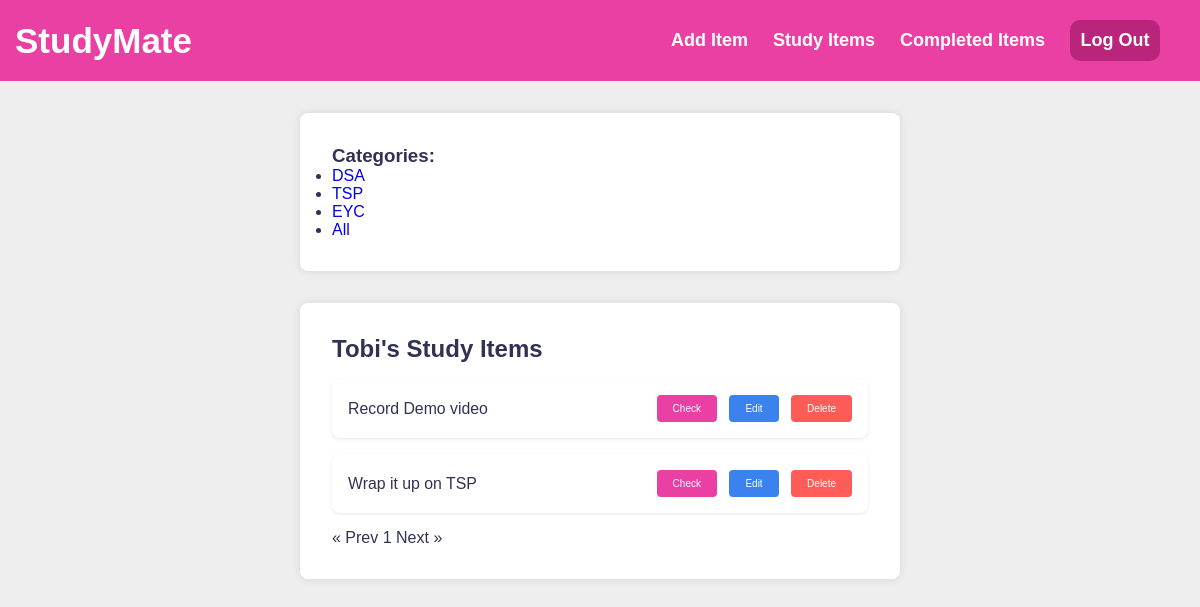
The page /tag/TSP (signed in) on the database its author committed.
### app.py (models this page shows, shortened)
class Tag(db.Model):
    id = db.Column(db.Integer, primary_key=True)
    name = db.Column(db.String(50), unique=True, nullable=False)
    tasks = db.relationship('Task', backref='tag', lazy=True)  # Relationship to Task table

class User(UserMixin, db.Model):
    id = db.Column(db.Integer, primary_key=True)
    username = db.Column(db.String(50), unique=True, nullable=False)
    email = db.Column(db.String(120), unique=True, nullable=False)
    password = db.Column(db.String(255), nullable=False)
    tasks = db.relationship('Task', backref='user', lazy=True)

class Task(db.Model):
    id = db.Column(db.Integer, primary_key=True)
    task = db.Column(db.String(200), nullable=False)
    done = db.Column(db.Boolean, default=False)
    user_id = db.Column(db.Integer, db.ForeignKey('user.id'), nullable=False)
    tag_id = db.Column(db.Integer, db.ForeignKey('tag.id'))  # Foreign key to Tag table

### app.py (the view)
@app.route('/tag/<tag>')
@login_required
def index_with_tag(tag):
    page = request.args.get('page', 1, type=int)  # Get the page number from the URL query parameters
    if tag == 'All':
        tasks_query = Task.query.filter_by(user_id=current_user.id, done=False)
    else:
        tasks_query = Task.query.filter_by(user_id=current_user.id, done=False, tag_id=tag)
    tasks = tasks_query.paginate(page=page, per_page=5)  # Paginate the tasks
    predefined_tags = [tag.name for tag in Tag.query.all()]
    return render_template('index.html', predefined_tags=predefined_tags, tasks=tasks, username=current_user.username)

### app.py (called while the page is built)
@login_manager.user_loader
def load_user(user_id):
    return User.query.get(int(user_id))

### templates/index.html (shortened to what this page needs)
<!DOCTYPE html>
<html lang="en">
  <head>
    <link
      rel="stylesheet"
      href="{{ url_for('static', filename='createroutine.css') }}"
    />
  </head>
  {% include 'navigation.html' %}
  <body>
    <div class="container">
      <h3>Categories:</h3>
      <ul id="tagList">
        {% for tag in predefined_tags %}
        <li>
          <a
            href="{{ url_for('index_with_tag', tag=tag) }}"
            class="tag"
            data-tag="{{ category }}"
            >{{ tag }}</a
          >
        </li>
        {% endfor %}
      </ul>
    </div>
    <div class="container">
      <h1 class="headers">{{ username }}'s Study Items</h1>
      <ul class="study_list">
        {% for study_items in tasks %}
        <li
          class="study_items {% if study_items.done %}done{% endif %}"
          data-category="{{ study_items.tag.name }}"
        >
          <label>
            <span>{{ study_items.task }}</span>
          </label>
          <div class="actions">
            <a
              class="button check-button"
              href="{{ url_for('check', id=study_items.id) }}"
              >Check</a
            >
            <a
              class="button edit-button"
              href="{{ url_for('edit', id=study_items.id) }}"
              >Edit</a
            >
            <a
              class="button delete-button"
              href="{{ url_for('delete', id=study_items.id) }}"
              >Delete</a
            >
          </div>
        </li>
        {% endfor %}
      </ul>
      <div class="pagination">
        {% if tasks.has_prev %}
        <a
          href="?page={{ tasks.prev_num }}{% if tag %}&tag={{ tag }}{% endif %}"
          >&laquo; Prev</a
        >
        {% else %}
        <span class="disabled">&laquo; Prev</span>
        {% endif %} {% for num in tasks.iter_pages(left_edge=1, right_edge=1,
        left_current=1, right_current=1) %} {% if num %} {% if num != tasks.page
        %}
        <a href="?page={{ num }}{% if tag %}&tag={{ tag }}{% endif %}"
          >{{ num }}</a
        >
        {% else %}
        <span class="current">{{ num }}</span>
        {% endif %} {% else %}
        <span class="ellipsis">...</span>
        {% endif %} {% endfor %} {% if tasks.has_next %}
        <a
          href="?page={{ tasks.next_num }}{% if tag %}&tag={{ tag }}{% endif %}"
          >Next &raquo;</a
        >
        {% else %}
        <span class="disabled">Next &raquo;</span>
        {% endif %}
      </div>
    </div>
  </body>
</html>

### static/createroutine.css (style rules this page uses)
:root { --primary: #ea40a4; --light: #eee; --dark: #313154; --danger: #ff5b57; }
* { margin: 0; padding: 0; box-sizing: border-box; }
body { background: var(--light); color: var(--dark); font-family: "Montserrat", sans-serif; }
.container { margin: 2rem auto; padding: 2rem; max-width: 600px; background-color: #fff; border-radius: 8px; box-shadow: 0 0 10px rgba(0, 0, 0, 0.1); }
.headers { font-size: 1.5rem; font-weight: 700; margin-bottom: 1rem; }
.study_items { display: flex; align-items: center; background-color: #fff; padding: 1rem; border-radius: 0.5rem; box-shadow: 0 1px 3px rgba(0, 0, 0, 0.1); margin-bottom: 1rem; }
.study_items label { margin-right: 0.9rem; cursor: pointer; }
.study_items span { font-size: 0.99rem; }
.study_items .actions { margin-left: auto; }
.button { display: inline-block; padding: 0.5rem 1rem; border: none; border-radius: 0.25rem; cursor: pointer; transition: opacity 0.2s ease-in-out; text-decoration: none; color: #5f2020; font-weight: 500; text-align: center; font-size: 10px; }
.check-button { background-color: var(--primary); margin-right: 0.5rem; color: white; }
.edit-button { background-color: #3a82ee; margin-right: 0.5rem; color: white; }
.delete-button { background-color: var(--danger); color: white; }

### static/nav.css (style rules this page uses)
body { margin: 0; background-color: #EEE; }
* { margin: 0; padding: 0; box-sizing: border-box; text-decoration: none; font-family: 'montserrat', sans-serif; }

### rows shown on the page
Tag: name "DSA"
Tag: name "TSP"
Tag: name "EYC"
Tag: name "All"
User: username "Tobi"
Task: task "Record Demo video"
Task: task "Wrap it up on TSP"

### other values the page prints
{{ num }} "1"
